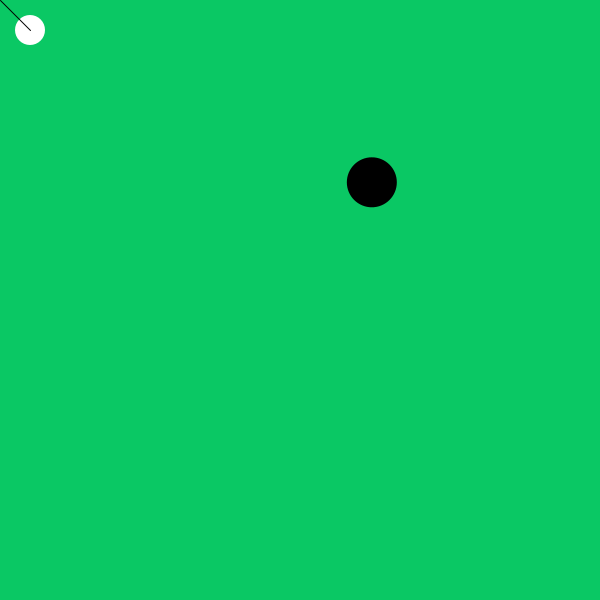
Frame 1 (no input)
Frame 60 (the mouse pressed at the canvas centre just before this capture): identical to frame 1, image omitted
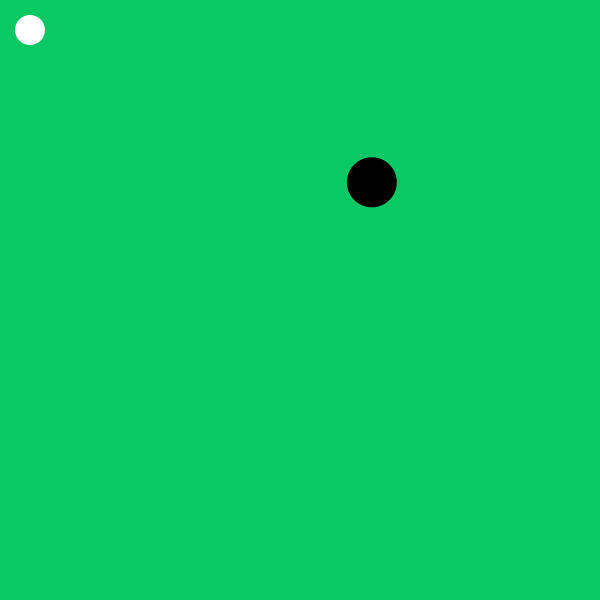
Frame 120 (the mouse held since frame 60 and released just before this capture)

The Processing sketch that drew these frames (run headless with seeded random() and noise(); from frame 60 on, the mouse is pressed at the canvas centre):

// Processing sketch: Golf_Challenge
// ── Golf_Challenge.pde
//declare class objects
ball myBall;
hole theHole;

//declare variables
Boolean pressed;
Boolean win;

void setup() {
  
  //set frame size
  size(600, 600);
  
  //assign values
  win = false;
  pressed = false;
  
  //assign class variables
  myBall = new ball(30, 30, 0, 0);
  theHole = new hole(random(55, 545), random(55, 545));
}

void draw() {

  //if you've won, show the end screen
  if (win) {

    background(255, 0, 0);

    fill(255);
    textSize(36);
    text("You Win!", 250, 300);
    text("Click anywhere to start again", 50, 400);
    
  //otherwise, play the game
  } else {

    background(10, 200, 100);
    
    //theHole is displayed every frame
    theHole.display();
    
    //**every frame it displays and moves myBall
    myBall.display();

    //when myBall stops moving, you're allowed to
    //hit it again
    if (myBall.xspeed < .005 && myBall.yspeed < .005) {
      pressed = false;
      //display line between myBall and mouse
      //indicating it can be hit
      stroke(1);
      line(myBall.x, myBall.y, mouseX, mouseY);
    }

    //if the ball stops moving while it's
    //within the hole, win the game
    if (pressed == false) {
      if (myBall.x + 15 < theHole.x + 25 && myBall.x - 15 > theHole.x - 25 &&
        myBall.y + 15 < theHole.y + 25 && myBall.y - 15 > theHole.y - 25) {

        win = true;
        
      }
    }
  }
}

void mousePressed() {
  if (win) {
    //if you click on the end screen, it resets everything
    win = false;
    theHole.x = random(55, 545);
    theHole.y = random(55, 545);
    myBall.x = 30;
    myBall.y = 30;
    myBall.xspeed = 0;
    myBall.yspeed = 0;
    
  } else {
    //if you click while you're playing,
    if (pressed == false) {
      
      pressed = true;

      //it adds speed to myBall's x and y speeds
      //depending on the distance between it and the mouse
      if (mouseX < myBall.x) {
        myBall.xspeed -= dist(myBall.x, myBall.x, mouseX, mouseX)/100;
      } else {
        myBall.xspeed += dist(myBall.x, myBall.x, mouseX, mouseX)/100;
      }

      if (mouseY < myBall.y) {
        myBall.yspeed -= dist(myBall.y, myBall.y, mouseY, mouseY)/100;
      } else {
        myBall.yspeed += dist(myBall.y, myBall.y, mouseY, mouseY)/100;
      }
    }
  }
}

// ── ball.pde
//ball class
class ball {
  
  //class variables
  float x, y, xspeed, yspeed;
  
  //ball constructor
  ball(float tempX, float tempY, float tempXspeed, float tempYspeed){
    x = tempX;
    y = tempY;
    xspeed = tempXspeed;
    yspeed = tempYspeed;
  }
  
  //methods
  void display(){
   fill(255);
   noStroke();
   ellipse(x, y, 30, 30);
  }
  
  void move() {
    
    //**add speed to position
    
    
    //**bounce off the edges
    
    
    //**modify x speed every time it's called
    //until it reaches zero
    
    ////**modify y speed every time it's called
    ////until it reaches zero
    
  }
}

// ── hole.pde
//hole class
class hole {
  
  //class variables
  float x, y;
  
  //constructor
  hole(float tempX, float tempY) {
    x = tempX;
    y = tempY;
  }
  
  //methods
  void display(){
   fill(0);
   noStroke();
   ellipse(x, y, 50, 50);
  }
}
